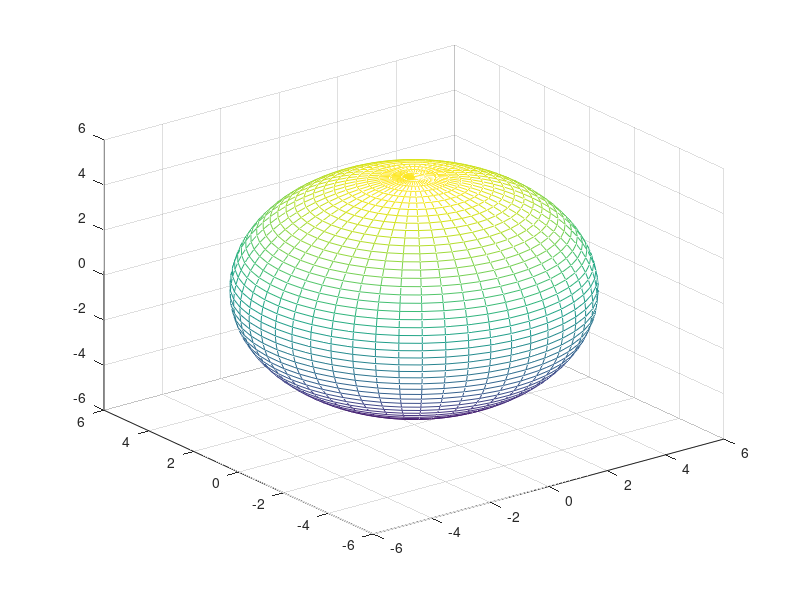

Write MATLAB code to recreate this figure.
#!/usr/bin/octave --persist
# -*- octave -*-

R = 5;
meshN = 50;

xs = ys = zs = ones(meshN,meshN);

for m = [1:meshN]
  for n = [1:meshN]
    phi=2*pi*(m-1)/(meshN-1);
    th=pi*(n-1)/(meshN-1)-pi/2;
    xs(m,n)=R*cos(phi)*cos(th);
    ys(m,n)=R*sin(phi)*cos(th);
    zs(m,n)=R*sin(th);
  endfor
endfor

mesh(xs,ys,zs)
